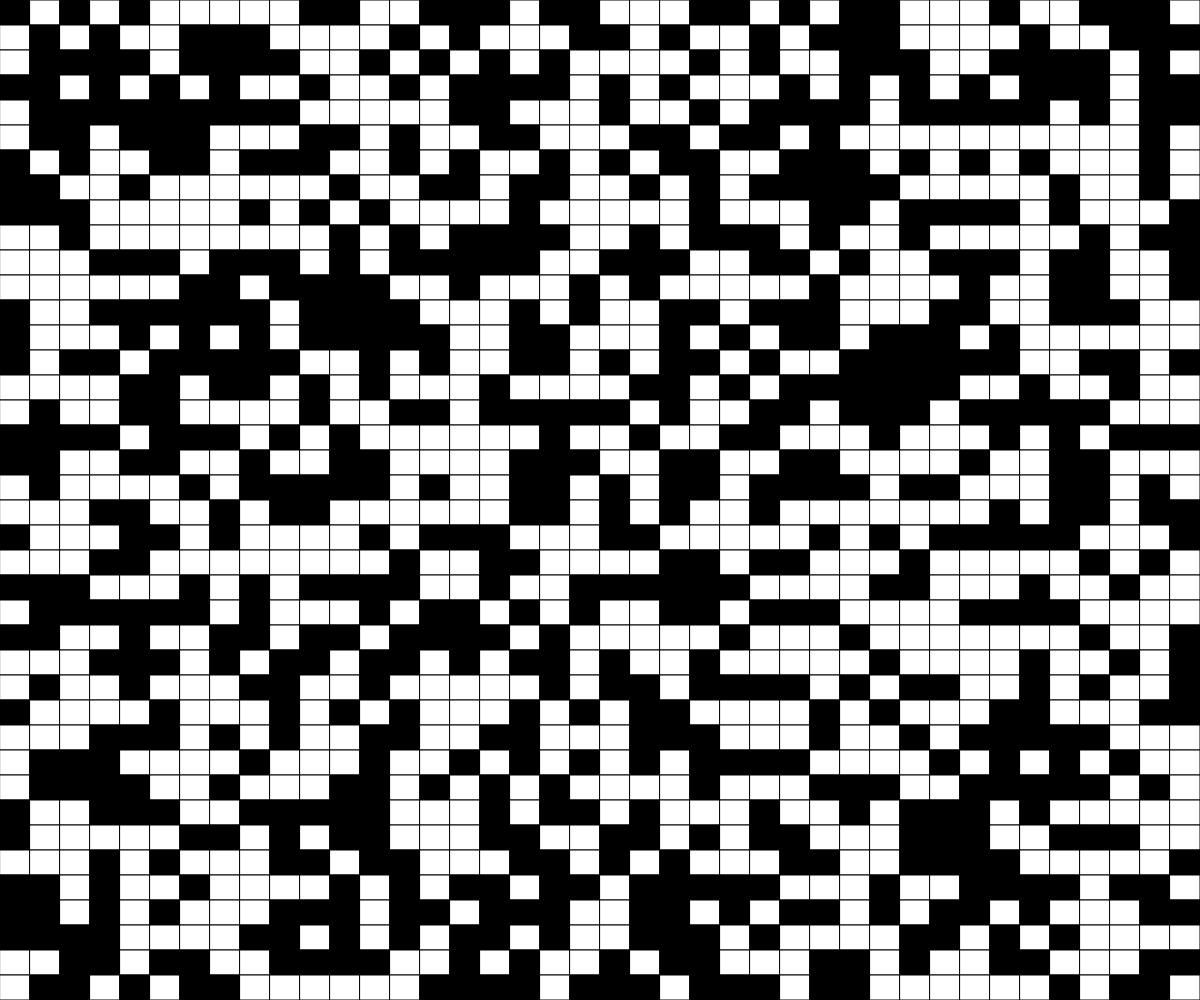
Frame 1 (no input)
Frame 60 (no input): identical to frame 1, image omitted
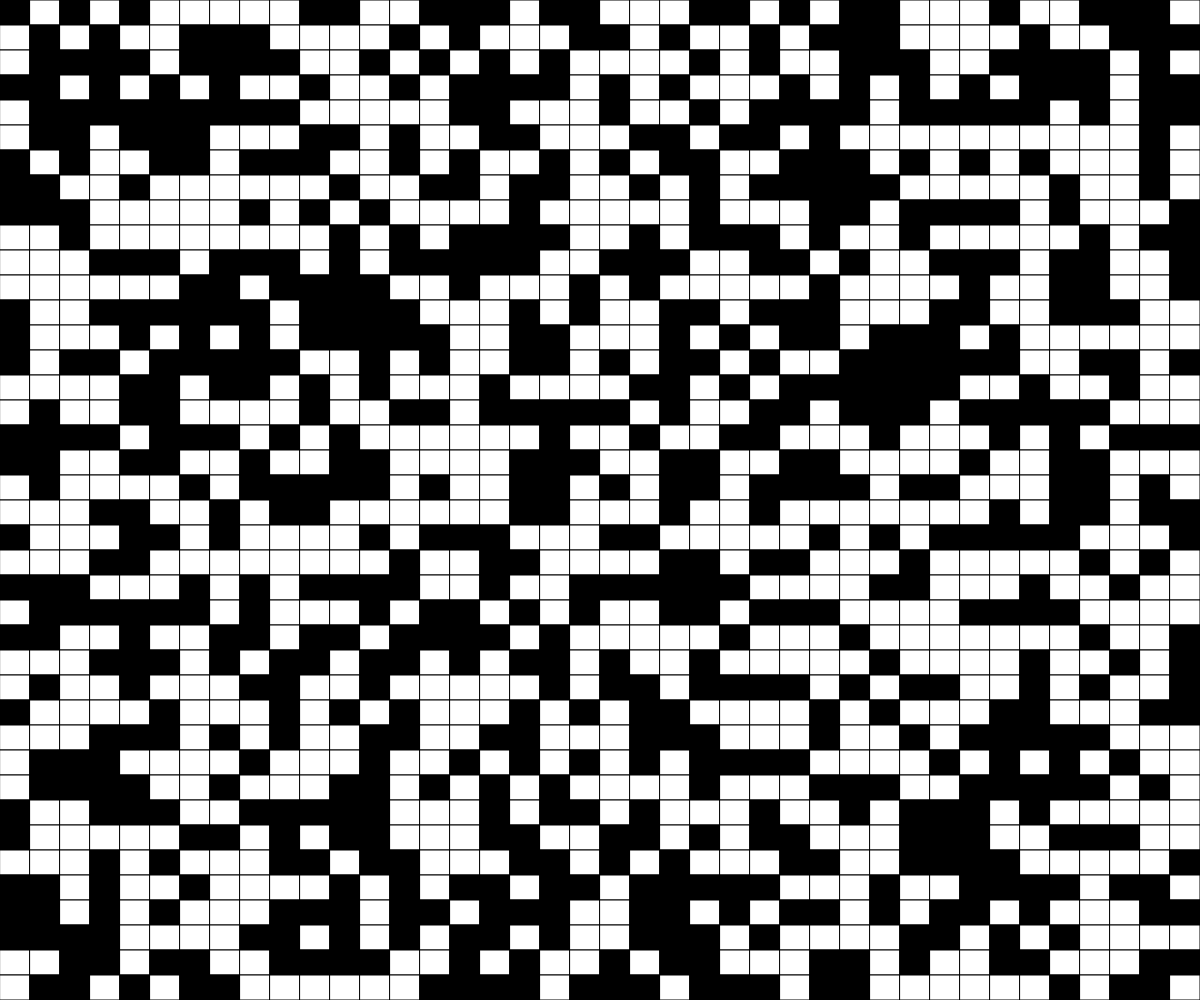
Frame 120 (the mouse pressed at the canvas centre since frame 60)

The p5.js sketch that drew these frames (run headless with seeded random() and noise() and a simulated clock; from frame 60 on, the mouse is pressed at the canvas centre):

// p5.js sketch
// ── sketch.js
// Game of Life
// Bucky Pederson-Bradbury
// October 26, 2022

const ROWS = 40;
const COLS = 40;
let grid;
let cellWidth;
let cellHeight;

function setup() {
  createCanvas(windowWidth, windowHeight);
  cellWidth = width/COLS;
  cellHeight = height/ROWS;
  grid = createRandom2dArray(COLS, ROWS);
}

function draw() {
  background(220);
  displayGrid(grid);
}

function keyPressed() {
  if (key === "e") {
    grid = create2dArray(COLS, ROWS);
  }
  if (key === " ") {
    grid = takeTurn(grid);
  }
}

// let someTime = 2000;
// if (millis() > someTime) {
//   grid = takeTurn(grid);
// }


function takeTurn(grid) {
  let nextTurn = create2dArray(COLS, ROWS);
  for (let y=0; y<ROWS; y++) {
    for (let x=0; x<COLS; x++) {
      let neighbours = 0;

      // look at all cells around this one
      for (let i=-1; i<=1; i++) {
        for (let j=-1; j<=1; j++) {
          //edge case check
          if (y+i > 0 && y+i < ROWS && x+j > 0 && x+j < COLS) {
            neighbours += grid[y+i][x+j];
          }
        }
      }
      //dont count self
      neighbours -= grid[y][x];

      // apply rules
      if (grid[y][x] === 1) { //alive
        if (neighbours === 2 || neighbours === 3) {
          nextTurn[y][x] = 1;
        }
        else {
          nextTurn[y][x] = 0;
        }
      }

      if (grid[y][x] === 0) {
        if (neighbours === 3) {
          nextTurn[y][x] = 1;
        }
        else {
          nextTurn[y][x] = 0;
        }
      }
    }

  }


  return nextTurn;
}

function mousePressed() {
  let xPos = Math.floor(mouseX/cellWidth);
  let yPos = Math.floor(mouseY/cellHeight);

  if (grid[yPos][xPos] === 0) {
    grid[yPos][xPos] = 1;
  }
  else if (grid[yPos][xPos] === 1) {
    grid[yPos][xPos] = 0;
  }
}

function displayGrid(grid) {
  for (let y=0; y<ROWS; y++) {
    for (let x=0; x<COLS; x++) {
      if (grid[y][x] === 0) {
        fill("white");
      }
      else if (grid[y][x] === 1) {
        fill("black");
      }
      rect(x*cellWidth, y*cellHeight, cellWidth, cellHeight);
    }
  }
}

function create2dArray(COLS, ROWS) {
  let emptyArray = [];
  for (let y=0; y<ROWS; y++) {
    emptyArray.push([]);
    for (let x=0; x<COLS; x++) {
      emptyArray[y].push(0);
    }
  }
  return emptyArray;
}

function createRandom2dArray(COLS, ROWS) {
  let emptyArray = [];
  for (let y=0; y<ROWS; y++) {
    emptyArray.push([]);
    for (let x=0; x<COLS; x++) {
      if (random(100) < 50) {
        emptyArray[y].push(0);
      }
      else {
        emptyArray[y].push(1);
      }
    }
  }
  return emptyArray;
}
